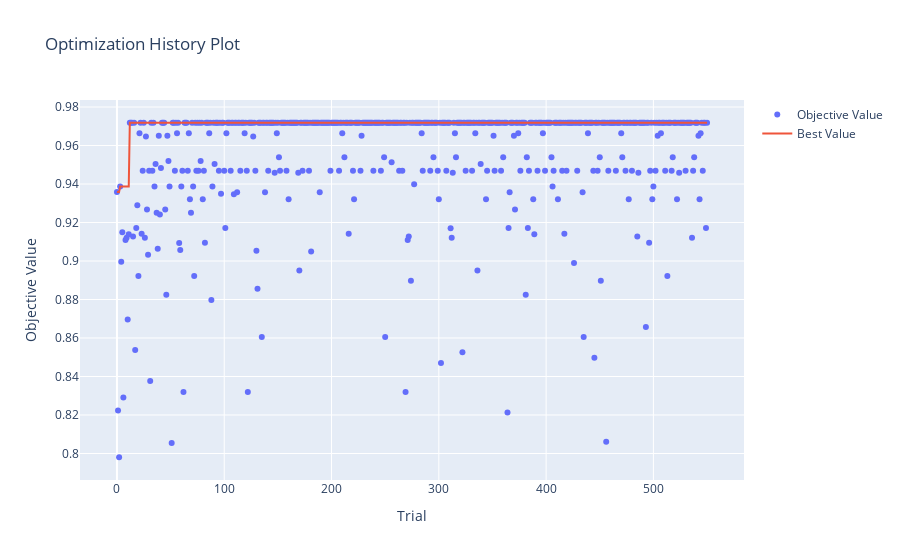

The notebook cell this image was saved under:
### Code cell
optuna.visualization.plot_optimization_history(studyKNeighborsClassifier)

### Figure 1 — Plotly figure (JSON) as saved in the notebook; plotly's stock layout.template omitted (floating-point values rounded to 4 significant figures; data arrays with more than 128 entries replaced by an {"elided": "..."} marker saying what was removed)
{"data": [{"mode": "markers", "name": "Objective Value", "type": "scatter", "x": {"elided": "549 int values"}, "y": {"elided": "549 float values"}}, {"mode": "lines", "name": "Best Value", "type": "scatter", "x": {"elided": "551 int values"}, "y": {"elided": "551 float values"}}, {"marker": {"color": "#cccccc"}, "mode": "markers", "name": "Infeasible Trial", "showlegend": false, "type": "scatter", "x": [], "y": []}], "layout": {"autosize": true, "title": {"text": "Optimization History Plot"}, "xaxis": {"autorange": true, "range": [-40.29, 590.3], "title": {"text": "Trial"}, "type": "linear"}, "yaxis": {"autorange": true, "range": [0.7837, 0.9862], "title": {"text": "Objective Value"}, "type": "linear"}}}
